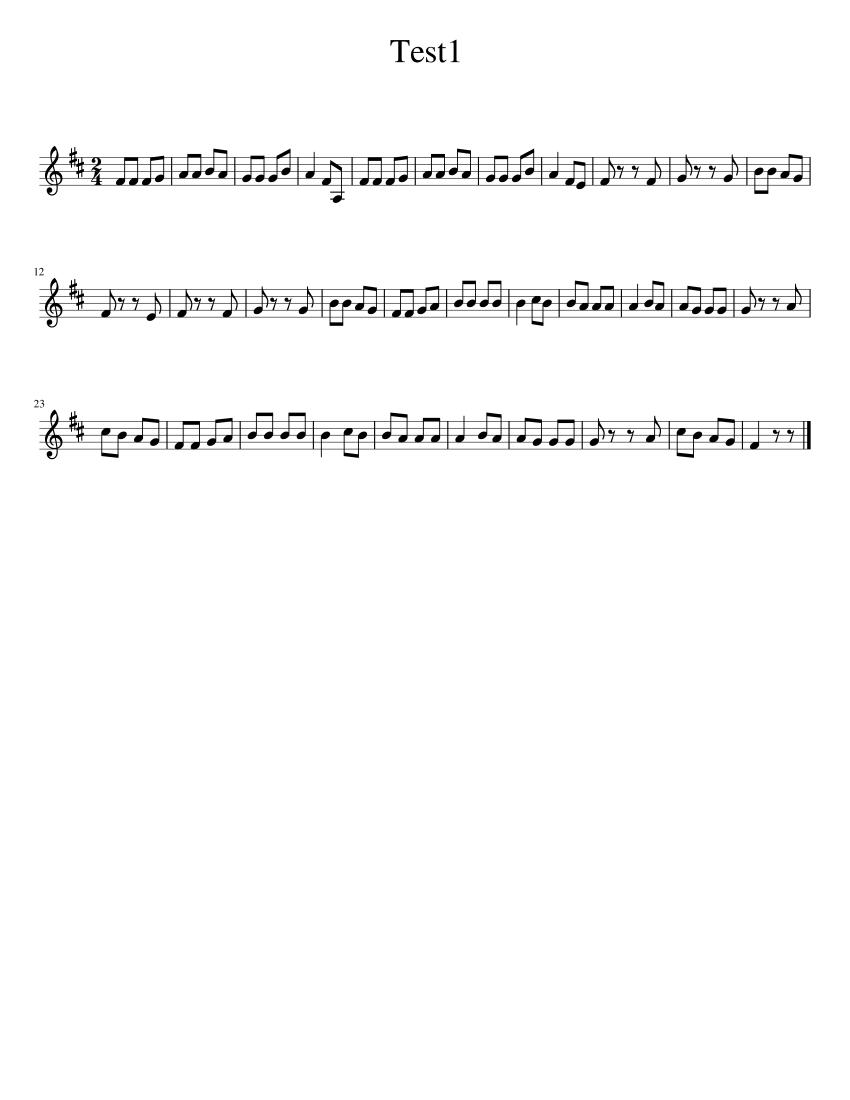
#> input picture resources/input_images/Test1.png, 2550 x 3300 px (shown at 1/3 size); its folder holds only this picture in this run
$ python csv_export_main.py
#> lines starting #> are read from the running program, lines starting #| are printed output that depends on the picture; after the words box and inside, x2 and y2 are one past the last pixel; in counts of white or black regions, pixels touching at a corner belong together
### note_recognition_app_v3/image_segmentation_dataset_generator/row_splitter.py
import os
from pathlib import Path

import cv2
import numpy as np

from note_recognition_app_v3.console_output.console_output_constructor import construct_output


def split_into_rows(img_path, save=False):
    """
    This function splits the resources image into separate rows of note lines.
    :param img_path: Path to the image.
    :param save: Indicates whether the images need to be saved.
    :return: boolean: True if successful, false otherwise.
    """
#> called with img_path = 'resources/input_images/Test1.png', save = True
    try:
        construct_output(indent_level=0, message="Row splitting.")
        img_name = img_path[img_path.rfind('\\') + 1:]  # Extract image name from the given path.
        # Directory name for the directory that will hold the rows of the resources image.
        dir_name = os.path.join(str(Path(__file__).parent.parent.parent), 'resources', 'input_images')
        dir_name = os.path.join(dir_name, 'input_images_rows_v3', img_name[:-4])
        if save is True:
            try:  # Try creating a directory.
                construct_output(indent_level=1, message="Creating a folder for the image: {}".format(dir_name))
                os.mkdir(dir_name)
            except OSError as e:
                construct_output(indent_level=1, message="Folder already exists: {}".format(dir_name))

        construct_output(indent_level=1, message="Reading the resources image {}.".format(img_name))
        img = cv2.imread(img_path, cv2.IMREAD_UNCHANGED)  # Read the image.
#> img is the input picture: shape (3300, 2550, 4); mean B, G, R, A 250, 250, 250, 255
        if len(img.shape) == 3:
            trans_mask = img[:, :, 3] == 0  # Remove any transparency.
#> trans_mask: shape (3300, 2550) bool; every value is 0
            img[trans_mask] = [255, 255, 255, 255]
            img_gray = cv2.cvtColor(img, cv2.COLOR_BGR2GRAY)  # Convert to BR2GRAY (grayscale mode).
            # Make a black and white image based on a threshold.
            th, img_gray = cv2.threshold(img_gray, 127, 255, cv2.THRESH_BINARY_INV | cv2.THRESH_OTSU)
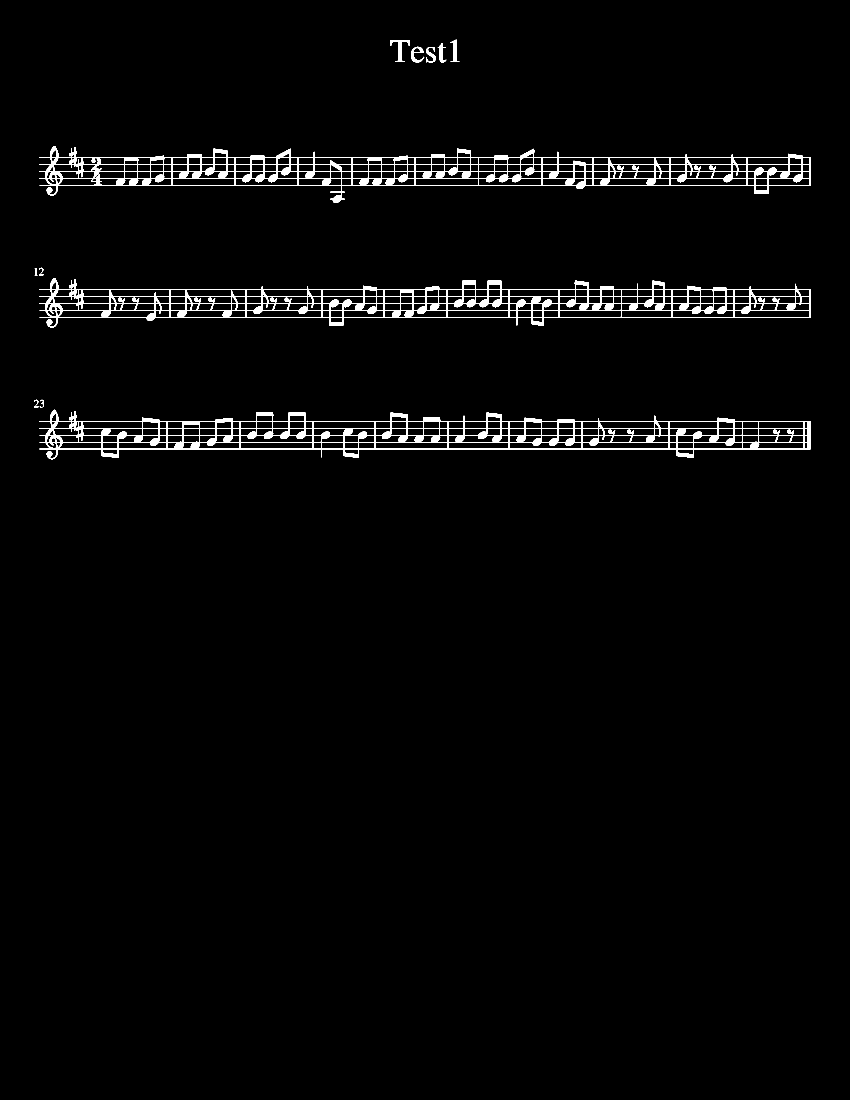
#> img_gray: shape (3300, 2550) (shown at 1/3 size); 2% white; 13 white regions (1 under 20 px), largest, box (x1, y1, x2, y2) and area: (118, 438, 2432, 609) 57606, (118, 834, 2432, 982) 52954, (118, 1229, 2432, 1378) 52911
#> th = 136
            image_w, image_h = img_gray.shape[::-1]  # Image dimensions.
#> image_w = 2550; image_h = 3300
        else:
            img_gray = img
            image_w, image_h = img_gray.shape

        template_path = os.path.abspath(
            os.path.join(str(Path(__file__).parent.parent.parent), 'resources', 'templates', 'line_start_templates'))
        row_templates = [file for file in os.listdir(template_path)]

        construct_output(indent_level=1, message="Finding rows in the image.")
        t_locations = []  # List that will contain all the locations that were found by template matching.
        t_dimensions = []  # List that will contain all the dimensions of the found templates on the locations.
        for t in row_templates:  # Iterate through all of the vertical line templates.
            template = cv2.imread(template_path + "\\" + t, 0)  # Read the template from the path.
            res = cv2.matchTemplate(img_gray, template, cv2.TM_CCOEFF_NORMED)  # Convert the template into a gray image.
            threshold = 0.80  # The threshold to determine whether a part of an image is similar enough to the template.
            locations = np.where(res >= threshold)  # Locations in the image where the template matching found results.
            template_w, template_h = template.shape[::-1]  # Dimensions of the current template.
            # list(zip(*locations[::-1])) -> Match the 'x' and 'y' coordinates into a tuple them and save into a list.
            # Iterate through locations to remove elements already found by previous templates.
            for point in list(zip(*locations[::-1])):
                if len(t_locations) == 0:  # Save the first template matching results without checking.
                    t_locations.append(point)
                    t_dimensions.append((template_w, template_h))  # Also save the template dimensions.
                else:  # Check if 'v_line_locations' already contains the new point +/- 6 px, don't add if true.
                    if not np.intersect1d(list(zip(*t_locations))[1], list(range(point[1] - 6, point[1] + 6))):
                        t_locations.append(point)
                        t_dimensions.append((template_w, template_h))

        construct_output(indent_level=1, message="Saving the found rows into folder: {}".format(dir_name))

        row_positions = list()
        for index, el in enumerate(t_locations):  # Iterate through found locations.
            row_position = tuple((el[1] - 40, el[1] + t_dimensions[index][1] + 40))
            row_positions.append(row_position)

            if save is True:
                img_slice_name_and_path = dir_name + "/row" + str(index) + ".png"  # Generate a path and a name.
                # Cut the part of the img.
                img_slice = img_gray[el[1] - 40:el[1] + t_dimensions[index][1] + 40:, 0:image_w]
                cv2.imwrite(img_slice_name_and_path, img_slice)  # Save that part of the image.

        return row_positions

    except Exception as e:  # Catch exception.
        print(e)
#> (the run stopped early here; a loop or call above may not have finished)

$ run again, on resources/input_images/img00.png
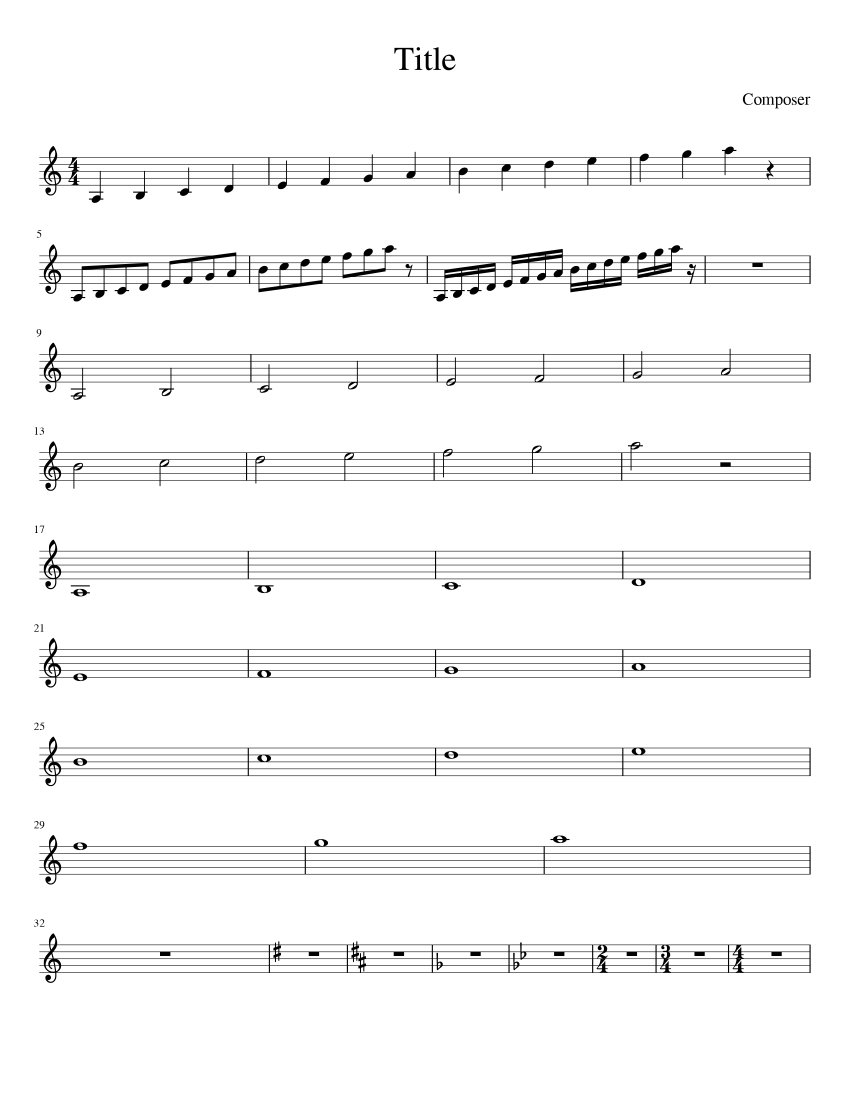
#> input picture resources/input_images/img00.png, 2550 x 3300 px (shown at 1/3 size)
#> in split_into_rows, img is the input picture: shape (3300, 2550, 4); mean B, G, R, A 246.5, 246.5, 246.5, 255
#> trans_mask: shape (3300, 2550) bool; every value is 0
#> in split_into_rows, `th, img_gray = cv2.threshold(img_gray, 127, 255, cv2.THRESH_BINARY_INV..`:
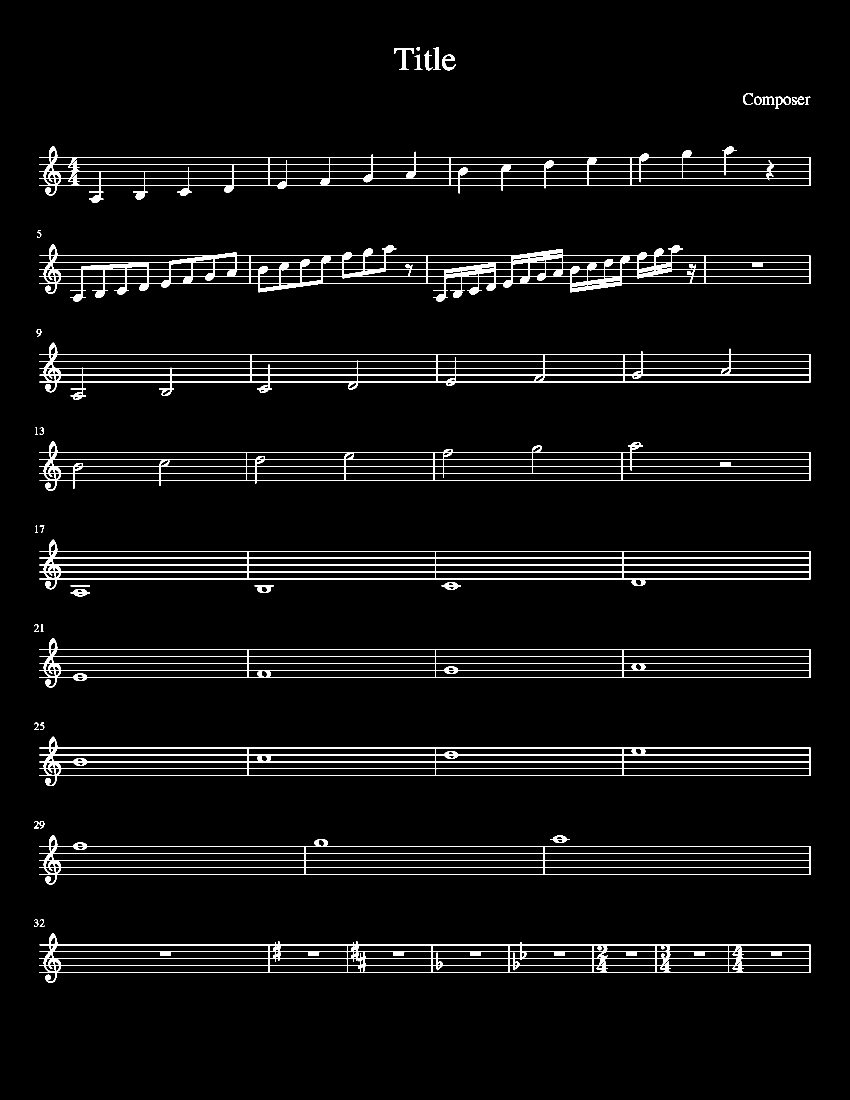
#> img_gray: shape (3300, 2550) (shown at 1/3 size); 3.5% white; 42 white regions, largest, box (x1, y1, x2, y2) and area: (118, 733, 2432, 904) 59264, (118, 438, 2432, 609) 37448, (118, 2800, 2432, 2949) 34401
#> th = 143
